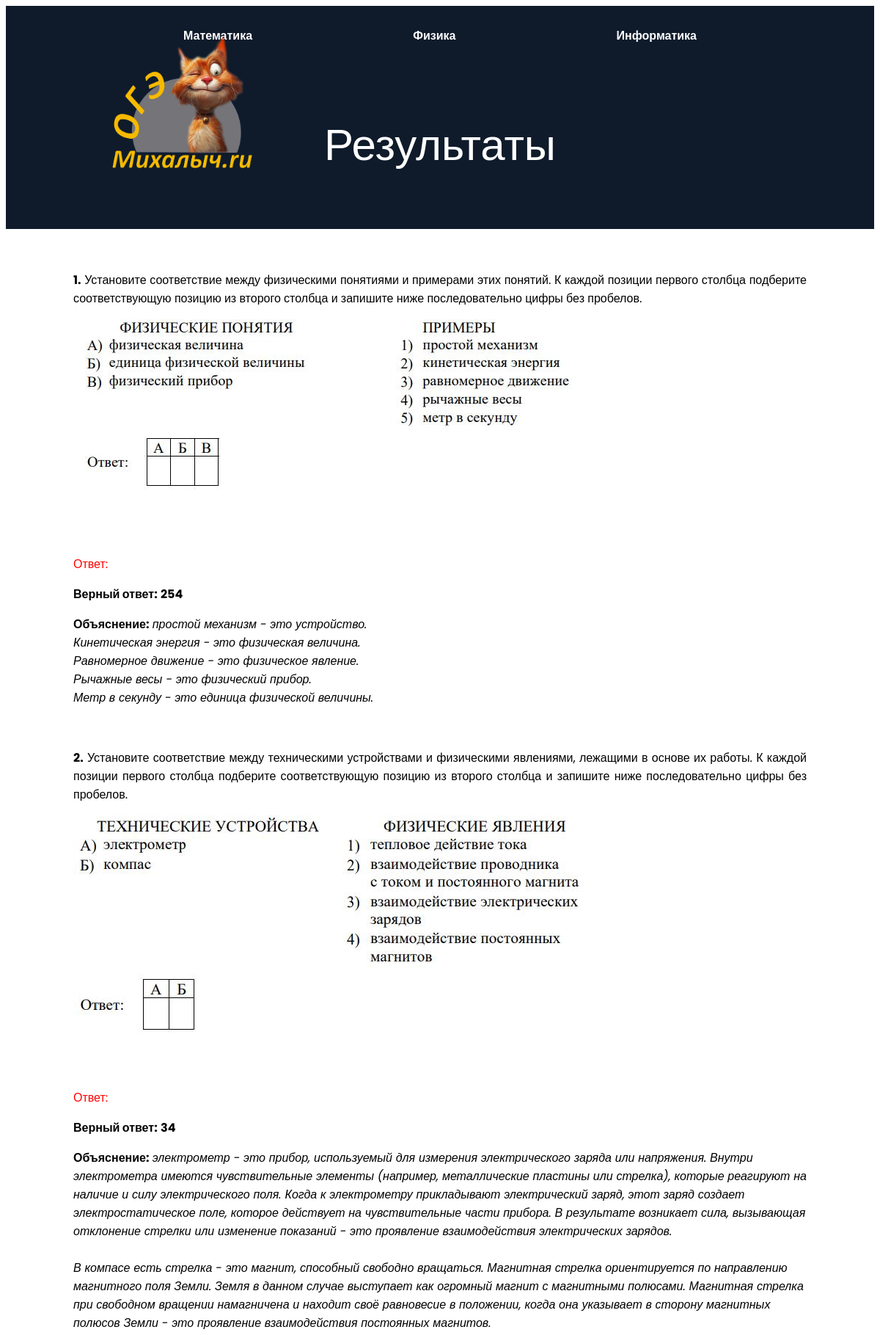
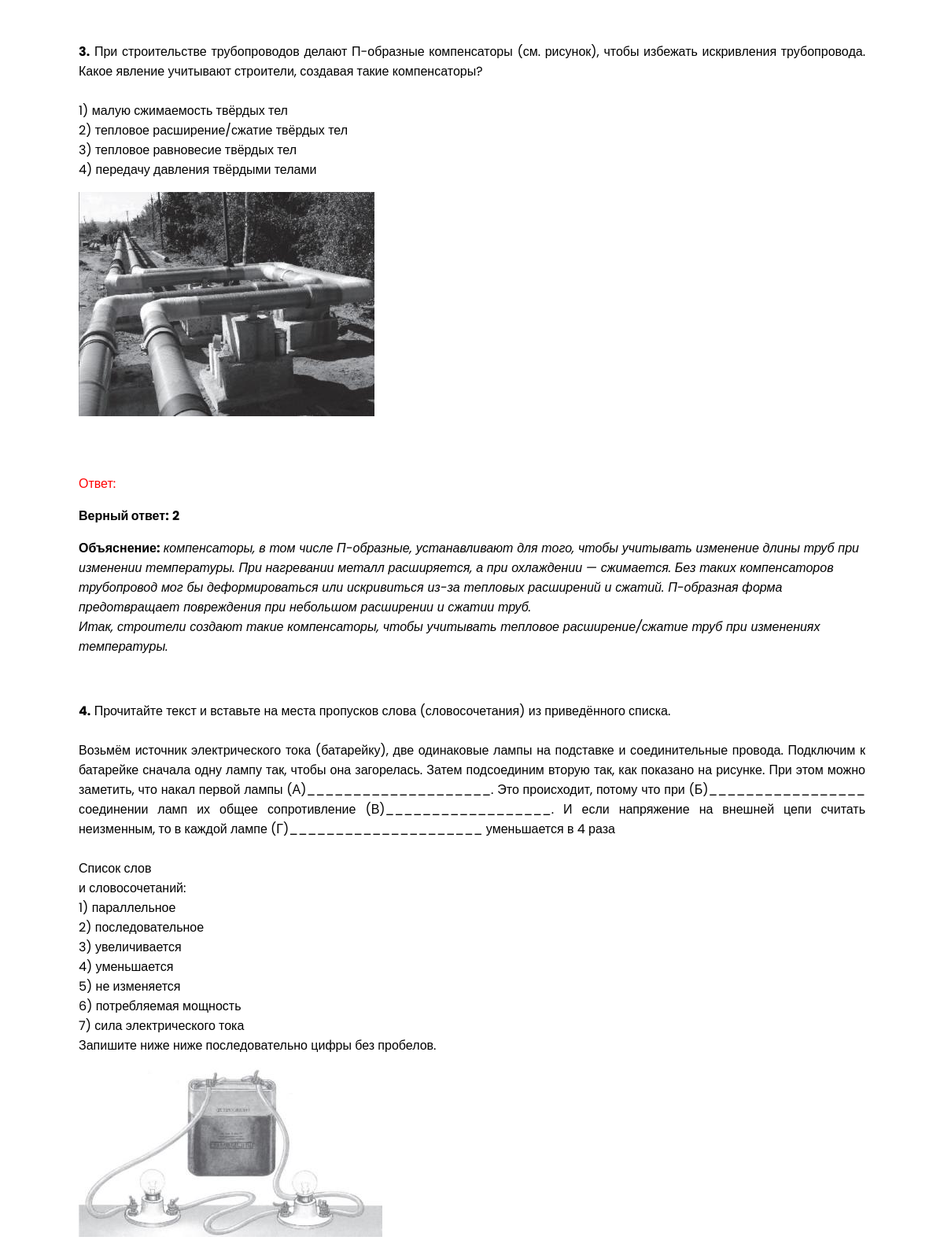
Page /end/physics/1/ (upper part) on the committed database (2 pictures, top to bottom).
### main/models.py (models this page shows, shortened)
class Physics(models.Model):
    name = models.TextField('Номер варианта')
    vopr1 = models.TextField('Вопрос 1')
    otv1 = models.TextField('Ответ 1')
    ob1 = models.TextField('Объяснение 1')
    image1 = models.ImageField('Картинка к вопросу', upload_to='questions/', blank=True, null=True)
    vopr2 = models.TextField('Вопрос 2')
    otv2 = models.TextField('Ответ 2')
    ob2 = models.TextField('Объяснение 2')
    image2 = models.ImageField('Картинка к вопросу', upload_to='questions/', blank=True, null=True)
    vopr3 = models.TextField('Вопрос 3')
    otv3 = models.TextField('Ответ 3')
    ob3 = models.TextField('Объяснение 3')
    image3 = models.ImageField('Картинка к вопросу', upload_to='questions/', blank=True, null=True)
    vopr4 = models.TextField('Вопрос 4')
    otv4 = models.TextField('Ответ 4')
    ob4 = models.TextField('Объяснение 4')
    image4 = models.ImageField('Картинка к вопросу', upload_to='questions/', blank=True, null=True)
    vopr5 = models.TextField('Вопрос 5')
    otv5 = models.TextField('Ответ 5')
    ob5 = models.TextField('Объяснение 5')
    image5 = models.ImageField('Картинка к вопросу', upload_to='questions/', blank=True, null=True)
    vopr6 = models.TextField('Вопрос 6')
    otv6 = models.TextField('Ответ 6')
    ob6 = models.TextField('Объяснение 6')
    image6 = models.ImageField('Картинка к вопросу', upload_to='questions/', blank=True, null=True)
    vopr7 = models.TextField('Вопрос 7')
    otv7 = models.TextField('Ответ 7')
    ob7 = models.TextField('Объяснение 7')
    image7 = models.ImageField('Картинка к вопросу', upload_to='questions/', blank=True, null=True)
    vopr8 = models.TextField('Вопрос 8')
    otv8 = models.TextField('Ответ 8')
    ob8 = models.TextField('Объяснение 8')
    image8 = models.ImageField('Картинка к вопросу', upload_to='questions/', blank=True, null=True)
    vopr9 = models.TextField('Вопрос 9')
    otv9 = models.TextField('Ответ 9')
    ob9 = models.TextField('Объяснение 9')
    image9 = models.ImageField('Картинка к вопросу', upload_to='questions/', blank=True, null=True)
    vopr10 = models.TextField('Вопрос 10')
    otv10 = models.TextField('Ответ 10')
    ob10 = models.TextField('Объяснение 10')
    image10 = models.ImageField('Картинка к вопросу', upload_to='questions/', blank=True, null=True)
    vopr11 = models.TextField('Вопрос 11')
    otv11 = models.TextField('Ответ 11')
    ob11 = models.TextField('Объяснение 11')
    image11 = models.ImageField('Картинка к вопросу', upload_to='questions/', blank=True, null=True)
    vopr12 = models.TextField('Вопрос 12')
    otv12 = models.TextField('Ответ 12')
    ob12 = models.TextField('Объяснение 12')
    image12 = models.ImageField('Картинка к вопросу', upload_to='questions/', blank=True, null=True)
    vopr13 = models.TextField('Вопрос 13')
    otv13 = models.TextField('Ответ 13')
    ob13 = models.TextField('Объяснение 13')
    image13 = models.ImageField('Картинка к вопросу', upload_to='questions/', blank=True, null=True)
    vopr14 = models.TextField('Вопрос 14')
    otv14 = models.TextField('Ответ 14')
    ob14 = models.TextField('Объяснение 14')
    image14 = models.ImageField('Картинка к вопросу', upload_to='questions/', blank=True, null=True)
    vopr15 = models.TextField('Вопрос 15')
    otv15 = models.TextField('Ответ 15')
    ob15 = models.TextField('Объяснение 15')
    image15 = models.ImageField('Картинка к вопросу', upload_to='questions/', blank=True, null=True)
    vopr16 = models.TextField('Вопрос 16')
    otv16 = models.TextField('Ответ 16')
    ob16 = models.TextField('Объяснение 16')
    image16 = models.ImageField('Картинка к вопросу', upload_to='questions/', blank=True, null=True)
    vopr17 = models.TextField('Вопрос 17')
    otv17 = models.TextField('Ответ 17')
    ob17 = models.TextField('Объяснение 17')
    myurl17 = models.TextField('Ссылка 17')
    image17 = models.ImageField('Картинка к вопросу', upload_to='questions/', blank=True, null=True)
    vopr18 = models.TextField('Вопрос 18')
    otv18 = models.TextField('Ответ 18')
    ob18 = models.TextField('Объяснение 18')
    image18 = models.ImageField('Картинка к вопросу', upload_to='questions/', blank=True, null=True)
    vopr19 = models.TextField('Вопрос 19')
    otv19 = models.TextField('Ответ 19')
    ob19 = models.TextField('Объяснение 19')
    image19 = models.ImageField('Картинка к вопросу', upload_to='questions/', blank=True, null=True)
    vopr20 = models.TextField('Вопрос 20')
    otv20 = models.TextField('Ответ 20')
    ob20 = models.TextField('Объяснение 20')
    image20 = models.ImageField('Картинка к вопросу', upload_to='questions/', blank=True, null=True)
    vopr21 = models.TextField('Вопрос 21')
    otv21 = models.TextField('Ответ 21')
    ob21 = models.TextField('Объяснение 21')
    image21 = models.ImageField('Картинка к вопросу', upload_to='questions/', blank=True, null=True)
    vopr22 = models.TextField('Вопрос 22')
    otv22 = models.TextField('Ответ 22')
    ob22 = models.TextField('Объяснение 22')
    image22 = models.ImageField('Картинка к вопросу', upload_to='questions/', blank=True, null=True)

### main/views.py (the view, shortened to what this page needs)
# urls.py: path('end/physics/<int:pk>/', views.End_p.as_view(), name='end_p'),
class End_p(DetailView):
    model = Physics
    template_name = 'main/end_p.html'
    context_object_name = 'el'
    def get_context_data(self, **kwargs):
        context = super().get_context_data(**kwargs)
        pk = self.kwargs.get('pk')
        obj = Physics.objects.get(id=pk)
        otv = self.request.session.get('value', {})
        value = {}
        for i in range(1, 26):
            model_value = getattr(obj, f'otv{i}', None)
            session_value = otv.get(str(i), None)
            value[i] = (model_value == session_value)
        otv_u = self.request.session.get('value', {})
        for i in range(1, 26):
            context[f'user_answer{i}'] = otv_u.get(str(i), '')
            context[f'otv{i}'] = getattr(obj, f'otv{i}', '')
            context[f'ob{i}'] = getattr(obj, f'ob{i}', '')
        context['my_value'] = value
        return context

### main/templates/main/end_p.html (shortened to what this page needs)
{%extends 'main/base.html'%}
{%load static%}
{% block name %}Результаты{% endblock %}
{% block content %}
<div class="container">
<form method="post" action="{% url 'end_m' el.id %}">
<br>
<p align="justify" class="vopr"><b>1.</b> {{el.vopr1}}</p>
{% if el.image1 %}
    <img src="{{ el.image1.url }}" alt="Изображение">
{% endif %}
{% if my_value.1 %}
    <p class="yes">Ответ: <b>{{user_answer1}}</b></p><br>
{% else %}
    <p class="no">Ответ: <b>{{user_answer1}}</b></p>
    <p><b>Верный ответ:</b> <b>{{otv1}}</b></p>
    <p><b>Объяснение:</b> <i>{{ob1}}</i></p><br>
{% endif %}
<p align="justify" class="vopr"><b>2.</b> {{el.vopr2}}</p>
{% if el.image2 %}
    <img src="{{ el.image2.url }}" alt="Изображение">
{% endif %}
{% if my_value.2 %}
    <p class="yes">Ответ: <b>{{user_answer2}}</b></p><br>
{% else %}
    <p class="no">Ответ: <b>{{user_answer2}}</b></p>
    <p><b>Верный ответ:</b> <b>{{otv2}}</b></p>
    <p><b>Объяснение:</b> <i>{{ob2}}</i></p><br>
{% endif %}
<p align="justify" class="vopr"><b>3.</b> {{el.vopr3}}</p>
{% if el.image3 %}
    <img src="{{ el.image3.url }}" alt="Изображение">
{% endif %}
{% if my_value.3 %}
    <p class="yes">Ответ: <b>{{user_answer3}}</b></p><br>
{% else %}
    <p class="no">Ответ: <b>{{user_answer3}}</b></p>
    <p><b>Верный ответ:</b> <b>{{otv3}}</b></p>
    <p><b>Объяснение:</b> <i>{{ob3}}</i></p><br>
{% endif %}
<p align="justify" class="vopr"><b>4.</b> {{el.vopr4}}</p>
{% if el.image4 %}
    <img src="{{ el.image4.url }}" alt="Изображение">
{% endif %}
{% if my_value.4 %}
    <p class="yes">Ответ: <b>{{user_answer4}}</b></p><br>
{% else %}
    <p><b>Объяснение:</b> <i>{{ob4}}</i></p><br>
{% endif %}
{% if my_value.5 %}
    <p class="yes">Ответ: <b>{{user_answer5}}</b></p><br>
{% else %}
    <p><b>Объяснение:</b> <i>{{ob5}}</i></p><br>
{% endif %}
{% if my_value.6 %}
    <p class="yes">Ответ: <b>{{user_answer6}}</b></p><br>
{% else %}
    <p><b>Объяснение:</b> <i>{{ob6}}</i></p><br>
{% endif %}
{% if my_value.7 %}
    <p class="yes">Ответ: <b>{{user_answer7}}</b></p><br>
{% else %}
    <p><b>Объяснение:</b> <i>{{ob7}}</i></p><br>
{% endif %}
{% if my_value.8 %}
    <p class="yes">Ответ: <b>{{user_answer8}}</b></p><br>
{% else %}
    <p><b>Объяснение:</b> <i>{{ob8}}</i></p><br>
{% endif %}
{% if my_value.9 %}
    <p class="yes">Ответ: <b>{{user_answer9}}</b></p><br>
{% else %}
    <p><b>Объяснение:</b> <i>{{ob9}}</i></p><br>
{% endif %}
{% if my_value.10 %}
    <p class="yes">Ответ: <b>{{user_answer10}}</b></p><br>
{% else %}
    <p><b>Объяснение:</b> <i>{{ob10}}</i></p><br>
{% endif %}
{% if my_value.11 %}
    <p class="yes">Ответ: <b>{{user_answer11}}</b></p><br>
{% else %}
    <p><b>Объяснение:</b> <i>{{ob11}}</i></p><br>
{% endif %}
{% if my_value.12 %}
    <p class="yes">Ответ: <b>{{user_answer12}}</b></p><br>
{% else %}
    <p><b>Объяснение:</b> <i>{{ob12}}</i></p><br>
{% endif %}
{% if my_value.13 %}
    <p class="yes">Ответ: <b>{{user_answer13}}</b></p><br>
{% else %}
    <p><b>Объяснение:</b> <i>{{ob13}}</i></p><br>
{% endif %}
{% if my_value.14 %}
    <p class="yes">Ответ: <b>{{user_answer14}}</b></p><br>
{% else %}
    <p><b>Объяснение:</b> <i>{{ob14}}</i></p><br>
{% endif %}
{% if my_value.15 %}
    <p class="yes">Ответ: <b>{{user_answer15}}</b></p><br>
{% else %}
    <p><b>Объяснение:</b> <i>{{ob15}}</i></p><br>
{% endif %}
{% if my_value.16 %}
    <p class="yes">Ответ: <b>{{user_answer16}}</b></p><br>
{% else %}
    <p><b>Объяснение:</b> <i>{{ob16}}</i></p><br>
{% endif %}
    <p><i><b>Вопрос с развернутым ответом</b></i></p><br>
    <p><b>Объяснение:</b> <i>{{ob17}}</i></p><br>
{% if my_value.18 %}
    <p class="yes">Ответ: <b>{{user_answer18}}</b></p><br>
{% else %}
    <p><b>Объяснение:</b> <i>{{ob18}}</i></p><br>
{% endif %}
{% if my_value.18 %}
    <p class="yes">Ответ: <b>{{user_answer19}}</b></p><br>
{% else %}
    <p><b>Объяснение:</b> <i>{{ob19}}</i></p><br>
{% endif %}
    <p><i><b>Вопрос с развернутым ответом</b></i></p><br>
    <p><b>Объяснение:</b> <i>{{ob20}}</i></p><br>
    <p><i><b>Вопрос с развернутым ответом</b></i></p><br>
    <p><b>Объяснение:</b> <i>{{ob21}}</i></p><br>
    <p><i><b>Вопрос с развернутым ответом</b></i></p><br>
    <p><b>Объяснение:</b> <i>{{ob22}}</i></p><br>
</form>
</div>
{% endblock %}

### main/static/main/css/base.css (style rules this page uses)
* { marging: 0; padding: 0; }
img { max-size: 100%; }
.container { width: 1000px; margin: 0 auto; }
body { background-color: fff; color: 000; font-family: 'poppins', sans-serif; }

### main/static/main/css/main.css (style rules this page uses)
* { marging: 0; padding: 0; }
img { max-size: 100%; }
.container { width: 1000px; margin: 0 auto; }
body { background-color: fff; color: 000; font-family: 'poppins', sans-serif; front-weight: 800; }

### main/static/main/css/task.css (style rules this page uses)
img { margin-bottom: 50px; }
.vopr { white-space: pre-wrap; }

### main/static/main/css/end.css (style rules this page uses)
.no { color: red; }
p { white-space: pre-wrap; }

### rows in the picture
Physics: vopr1 "Установите соответствие между физическими понятиями и примерами этих понятий. К каждой позиции первого столбца подберите соответствующую позицию из второго столбца и запишите ниже последовательно цифры без пробелов.", image1 (picture), otv1 "254", ob1 "простой механизм - это устройство. Кинетическая энергия - это физическая величина. Равномерное движение - это физическое явление. Рычажные весы - это физический прибор. Метр в секунду - это единица физической величины.", vopr2 "Установите соответствие между техническими устройствами и физическими явлениями, лежащими в основе их работы. К каждой позиции первого столбца подберите соответствующую позицию из второго столбца и запишите ниже последовательно цифры без пробелов.", image2 (picture), otv2 "34", ob2 "электрометр - это прибор, используемый для измерения электрического заряда или напряжения. Внутри электрометра имеются чувствительные элементы (например, металлические пластины или стрелка), которые реагируют на наличие и силу электрического поля. Когда к электрометру прикладывают электрический заряд, этот заряд создает электростатическое поле, которое действует на чувствительные части прибора. В результате возникает сила, вызывающая отклонение стрелки или изменение показаний - это проявление взаимодействия электрических зарядов. В компасе есть стрелка - это магнит, способный свободно вращаться. Магнитная стрелка ориентируется по направлению магнитного поля Земли. Земля в данном случае…", vopr3 "При строительстве трубопроводов делают П-образные компенсаторы (см. рисунок), чтобы избежать искривления трубопровода. Какое явление учитывают строители, создавая такие компенсаторы? 1) малую сжимаемость твёрдых тел 2) тепловое расширение/сжатие твёрдых тел 3) тепловое равновесие твёрдых тел 4) передачу давления твёрдыми телами", image3 (picture), ob3 "компенсаторы, в том числе П-образные, устанавливают для того, чтобы учитывать изменение длины труб при изменении температуры. При нагревании металл расширяется, а при охлаждении — сжимается. Без таких компенсаторов трубопровод мог бы деформироваться или искривиться из-за тепловых расширений и сжатий. П-образная форма предотвращает повреждения при небольшом расширении и сжатии труб. Итак, строители создают такие компенсаторы, чтобы учитывать тепловое расширение/сжатие труб при изменениях температуры.", vopr4 "Прочитайте текст и вставьте на места пропусков слова (словосочетания) из приведённого списка. Возьмём источник электрического тока (батарейку), две одинаковые лампы на подставке и соединительные провода. Подключим к батарейке сначала одну лампу так, чтобы она загорелась. Затем подсоединим вторую так, как показано на рисунке. При этом можно заметить, что накал первой лампы (А)____________________. Это происходит, потому что при (Б)_________________ соединении ламп их общее сопротивление (В)__________________. И если напряжение на внешней цепи считать неизменным, то в каждой лампе (Г)_____________________ уменьшается в 4 раза Список слов и словосочетаний: 1) параллельное 2) последовательное…", image4 (picture)

### other values in the picture
{{ otv3 }} "2"
